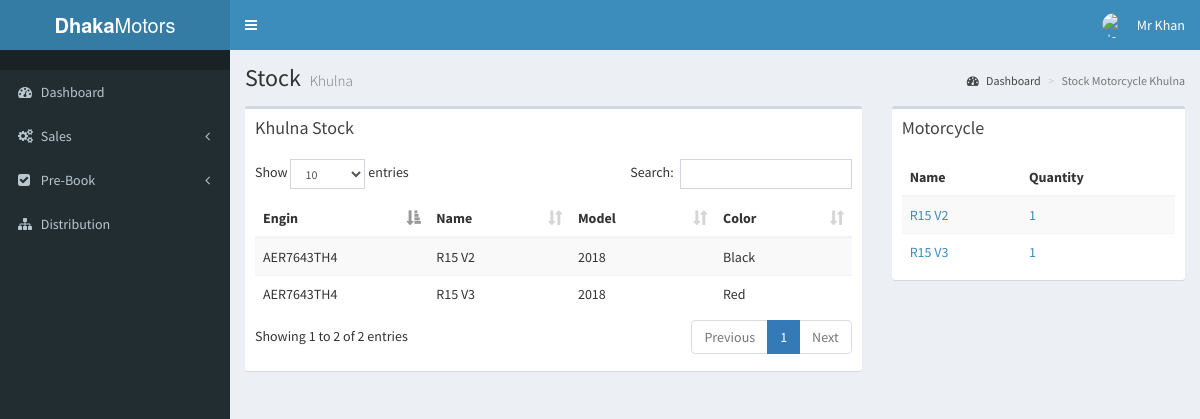
The app's page /pages/Manager/branch5.php (signed in) with its own data.
### tables this page shows
CREATE TABLE `motorcycle_info` (
  `mID` int(11) NOT NULL,
  `mType` varchar(30) NOT NULL,
  `mName` varchar(30) NOT NULL,
  `model` varchar(100) NOT NULL,
  `engineNo` varchar(30) NOT NULL,
  `chassisNo` varchar(30) NOT NULL,
  `cc` int(10) NOT NULL,
  `color` varchar(30) NOT NULL,
  `price` varchar(30) NOT NULL,
  `sID` int(11) DEFAULT NULL,
  `saleID` int(11) DEFAULT NULL,
  `cID` int(11) DEFAULT NULL,
  `warranty` date NOT NULL,
  `reg` varchar(50) NOT NULL
);

### pages/Manager/branch5.php (the view)
<?php
 include 'layout/head.php';
?>
  <div class="content-wrapper">
    <section class="content-header">
      <h1>
       Stock
        <small>Khulna</small>
      </h1>
      <ol class="breadcrumb">
        <li><a href="#"><i class="fa fa-dashboard"></i> Dashboard</a></li>
        <li class="active">Stock Motorcycle Khulna</li>
      </ol>
    </section>
    <section class="content">
      <div class="row">
        <div class="col-xs-8">
          <div class="box">
            <div class="box-header">
              <h3 class="box-title">Khulna Stock</h3>
            </div>
            <div class="box-body">
              <table id="example1" class="table table-striped">
                <thead>
                <tr>
									<th>Engin</th>
									<th>Name</th>
									<th>Model</th>
									<th>Color</th>
                </tr>
                </thead>
                <tbody>
									<?php
									$con=mysqli_connect('localhost','root','','dhaka_motors');
									$query="select *
											from motorcycle_info m, stock_info s
											where m.sID=s.sID
											and s.dealer_id=5
											and m.saleID = 0";
										$result=mysqli_query($con,$query);
										if(mysqli_num_rows($result)>0){
											while($row=mysqli_fetch_array($result, MYSQLI_ASSOC)){
											echo "<tr>";
											echo "<td>".$row['engineNo']."</td>";
											echo "<td>".$row['mName']."</td>";
											echo "<td>".$row['model']."</td>";
											echo "<td>".$row['color']."</td>";
											echo "</tr>";
													}
										}
									?>
								</tbody>
              </table>
            </div>
          </div>
        </div>
				<div class="col-xs-4">
          <div class="box">
            <div class="box-header">
              <h3 class="box-title">Motorcycle</h3>
            </div>
            <div class="box-body">
              <table class="table table-striped">
                <thead>
                <tr>
									<th>Name</th>
									<th>Quantity</th>
                </tr>
                </thead>
                <tbody>
								<?php
												$connection=mysqli_connect("localhost","root","","dhaka_motors");
												$query="select mName, count(mID)
														from motorcycle_info m, stock_info s
														where m.sID=s.sID
														and s.dealer_id=5
														and saleID='0'
														group by mName";
												$result=mysqli_query($connection,$query);
												if(mysqli_num_rows($result)>0){
													while($row=mysqli_fetch_array($result, MYSQLI_ASSOC)){
													echo "<tr>";
													echo "<td><a href=#>".$row['mName']."</a></td>";
													echo "<td> <a href=#>".$row['count(mID)']."</a></td>";
												   echo "</tr>";
															}
												}else{
													echo mysqli_error($connection);
												}
											?>
								</tbody>
              </table>
            </div>
          </div>
        </div>
	</section>
  </div>
<?php
 include 'layout/foot.php';
?>

### records on screen
motorcycle_info: engineNo "AER7643TH4", mName "R15 V2", model "2018", color "Black"
motorcycle_info: engineNo "AER7643TH4", mName "R15 V3", model "2018", color "Red"

### other values on screen
$_SESSION['userName'] "Mr Khan"
$row['mName'] "R15 V2"
$row['count(mID)'] "1"
$row['mName'] "R15 V3"
